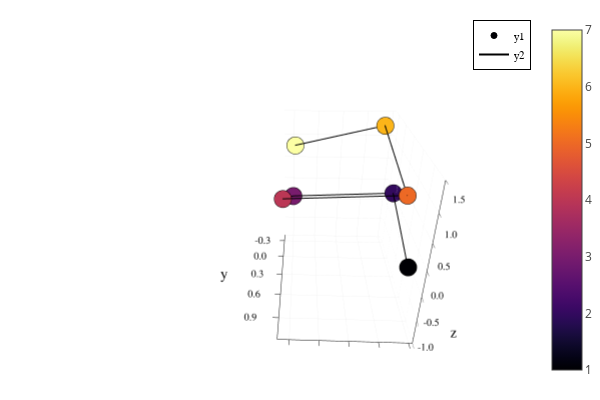

The code cell stored with this chart in its notebook:
### Code cell
newQ = dihedralRotate(newQ,1,pi/4)
fig = Plots.plot(zlim=(-1.5,1.5))
plotChain!(newQ)
display(fig)

### Figure 1 — Plotly figure (JSON) as saved in the notebook; plotly's stock layout.template omitted (floating-point values rounded to 4 significant figures; data arrays with more than 128 entries replaced by an {"elided": "..."} marker saying what was removed)
{"data": [{"colorbar": {"title": {"text": ""}}, "legendgroup": "y1", "marker": {"color": "rgba(0, 0, 4, 1.000)", "line": {"color": "rgba(0, 0, 0, 1)", "width": 1}, "size": 6, "symbol": "circle"}, "mode": "markers", "name": "y1", "scene": "scene", "showlegend": true, "type": "scatter3d", "x": [0.1], "xaxis": "x", "y": [1.1], "yaxis": "y", "z": [2.443e-09], "zaxis": "z", "zmax": 7, "zmin": 1}, {"colorbar": {"title": {"text": ""}}, "legendgroup": "y1", "marker": {"color": "rgba(51, 10, 94, 1.000)", "line": {"color": "rgba(0, 0, 0, 1)", "width": 1}, "size": 6, "symbol": "circle"}, "mode": "markers", "name": "y1", "scene": "scene", "showlegend": false, "type": "scatter3d", "x": [6.295e-09], "xaxis": "x", "y": [6.959e-09], "yaxis": "y", "z": [0.1], "zaxis": "z", "zmax": 7, "zmin": 1}, {"colorbar": {"title": {"text": ""}}, "legendgroup": "y1", "marker": {"color": "rgba(120, 28, 109, 1.000)", "line": {"color": "rgba(0, 0, 0, 1)", "width": 1}, "size": 6, "symbol": "circle"}, "mode": "markers", "name": "y1", "scene": "scene", "showlegend": false, "type": "scatter3d", "x": [1.0], "xaxis": "x", "y": [2.154e-09], "yaxis": "y", "z": [6.04e-09], "zaxis": "z", "zmax": 7, "zmin": 1}, {"colorbar": {"title": {"text": ""}}, "legendgroup": "y1", "marker": {"color": "rgba(187, 55, 85, 1.000)", "line": {"color": "rgba(0, 0, 0, 1)", "width": 1}, "size": 6, "symbol": "circle"}, "mode": "markers", "name": "y1", "scene": "scene", "showlegend": false, "type": "scatter3d", "x": [1.07], "xaxis": "x", "y": [0.7071], "yaxis": "y", "z": [0.7036], "zaxis": "z", "zmax": 7, "zmin": 1}, {"colorbar": {"title": {"text": ""}}, "legendgroup": "y1", "marker": {"color": "rgba(237, 105, 37, 1.000)", "line": {"color": "rgba(0, 0, 0, 1)", "width": 1}, "size": 6, "symbol": "circle"}, "mode": "markers", "name": "y1", "scene": "scene", "showlegend": false, "type": "scatter3d", "x": [0.07036], "xaxis": "x", "y": [0.7071], "yaxis": "y", "z": [0.8036], "zaxis": "z", "zmax": 7, "zmin": 1}, {"colorbar": {"title": {"text": ""}}, "legendgroup": "y1", "marker": {"color": "rgba(252, 181, 25, 1.000)", "line": {"color": "rgba(0, 0, 0, 1)", "width": 1}, "size": 6, "symbol": "circle"}, "mode": "markers", "name": "y1", "scene": "scene", "showlegend": false, "type": "scatter3d", "x": [0.1436], "xaxis": "x", "y": [-0.07036], "yaxis": "y", "z": [1.436], "zaxis": "z", "zmax": 7, "zmin": 1}, {"colorbar": {"title": {"text": ""}}, "legendgroup": "y1", "marker": {"color": "rgba(252, 255, 164, 1.000)", "line": {"color": "rgba(0, 0, 0, 1)", "width": 1}, "size": 6, "symbol": "circle"}, "mode": "markers", "name": "y1", "scene": "scene", "showlegend": false, "type": "scatter3d", "x": [0.99], "xaxis": "x", "y": [-0.3765], "yaxis": "y", "z": [0.7881], "zaxis": "z", "zmax": 7, "zmin": 1}, {"colorbar": {"title": {"text": ""}}, "hoverinfo": "none", "marker": {"cmax": 7, "cmin": 1, "color": [0.5], "colorscale": {"elided": "256x2 mixed values"}, "opacity": 1e-10, "showscale": true, "size": 1e-10}, "mode": "markers", "name": "y1", "scene": "scene", "showlegend": false, "type": "scatter3d", "x": [0.1], "xaxis": "x", "y": [1.1], "yaxis": "y", "z": [2.443e-09], "zaxis": "z", "zmax": 7, "zmin": 1}, {"colorbar": {"title": {"text": ""}}, "legendgroup": "y2", "line": {"color": "rgba(0, 0, 0, 1)", "dash": "solid", "shape": "linear", "width": 2}, "mode": "lines", "name": "y2", "scene": "scene", "showlegend": true, "type": "scatter3d", "x": [0.1, 6.295e-09, 1.0, 1.07, 0.07036, 0.1436, 0.99], "xaxis": "x", "y": [1.1, 6.959e-09, 2.154e-09, 0.7071, 0.7071, -0.07036, -0.3765], "yaxis": "y", "z": [2.443e-09, 0.1, 6.04e-09, 0.7036, 0.8036, 1.436, 0.7881], "zaxis": "z", "zmax": 7, "zmin": 1}], "layout": {"annotations": [], "height": 400, "legend": {"bgcolor": "rgba(255, 255, 255, 1.000)", "bordercolor": "rgba(0, 0, 0, 1)", "borderwidth": 1, "font": {"color": "rgba(0, 0, 0, 1)", "family": "sans-serif", "size": 11}, "title": {"font": {"color": "rgba(0, 0, 0, 1)", "family": "sans-serif", "size": 15}, "text": ""}, "tracegroupgap": 0, "traceorder": "normal", "x": 1, "xanchor": "auto", "y": 1, "yanchor": "auto"}, "margin": {"b": 20, "l": 0, "r": 0, "t": 20}, "paper_bgcolor": "rgba(255, 255, 255, 1.000)", "plot_bgcolor": "rgba(255, 255, 255, 1.000)", "scene": {"aspectmode": "auto", "aspectratio": {"x": 0.8145, "y": 1.123, "z": 1.093}, "camera": {"center": {"x": 0.3621, "y": -0.02775, "z": 0.1836}, "eye": {"x": 0.2798, "y": 2.277, "z": 1.385}, "projection": {"type": "perspective"}, "up": {"x": 0, "y": 0, "z": 1}}, "domain": {"x": [0.09128, 0.9934], "y": [0.07581, 0.9902]}, "xaxis": {"gridcolor": "rgba(0, 0, 0, 0.1)", "gridwidth": 0.5, "linecolor": "rgba(0, 0, 0, 1)", "mirror": false, "range": [-0.03211, 1.102], "showgrid": true, "showline": true, "showticklabels": true, "tickangle": 0, "tickcolor": "rgb(0, 0, 0)", "tickfont": {"color": "rgba(0, 0, 0, 1)", "family": "sans-serif", "size": 11}, "tickmode": "array", "ticks": "inside", "ticktext": ["0.00", "0.25", "0.50", "0.75", "1.00"], "tickvals": [0, 0.25, 0.5, 0.75, 1], "title": {"font": {"color": "rgba(0, 0, 0, 1)", "family": "sans-serif", "size": 15}, "text": "x"}, "type": "linear", "visible": true, "zeroline": false, "zerolinecolor": "rgba(0, 0, 0, 1)"}, "yaxis": {"gridcolor": "rgba(0, 0, 0, 0.1)", "gridwidth": 0.5, "linecolor": "rgba(0, 0, 0, 1)", "mirror": false, "range": [-0.4207, 1.144], "showgrid": true, "showline": true, "showticklabels": true, "tickangle": 0, "tickcolor": "rgb(0, 0, 0)", "tickfont": {"color": "rgba(0, 0, 0, 1)", "family": "sans-serif", "size": 11}, "tickmode": "array", "ticks": "inside", "ticktext": ["-0.3", "0.0", "0.3", "0.6", "0.9"], "tickvals": [-0.3, 0, 0.3, 0.6, 0.9], "title": {"font": {"color": "rgba(0, 0, 0, 1)", "family": "sans-serif", "size": 15}, "text": "y"}, "type": "linear", "visible": true, "zeroline": false, "zerolinecolor": "rgba(0, 0, 0, 1)"}, "zaxis": {"gridcolor": "rgba(0, 0, 0, 0.1)", "gridwidth": 0.5, "linecolor": "rgba(0, 0, 0, 1)", "mirror": false, "range": [-1.5, 1.5], "showgrid": true, "showline": true, "showticklabels": true, "tickangle": 0, "tickcolor": "rgb(0, 0, 0)", "tickfont": {"color": "rgba(0, 0, 0, 1)", "family": "sans-serif", "size": 11}, "tickmode": "array", "ticks": "inside", "ticktext": ["-1.5", "-1.0", "-0.5", "0.0", "0.5", "1.0", "1.5"], "tickvals": [-1.5, -1, -0.5, 0, 0.5, 1, 1.5], "title": {"font": {"color": "rgba(0, 0, 0, 1)", "family": "sans-serif", "size": 15}, "text": "z"}, "type": "linear", "visible": true, "zeroline": false, "zerolinecolor": "rgba(0, 0, 0, 1)"}}, "showlegend": true, "width": 600}}
